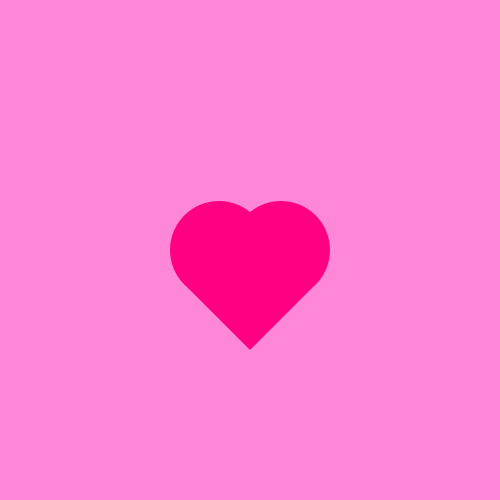
Frame 1 (no input)
Frame 60 (the mouse pressed at the canvas centre just before this capture): identical to frame 1, image omitted
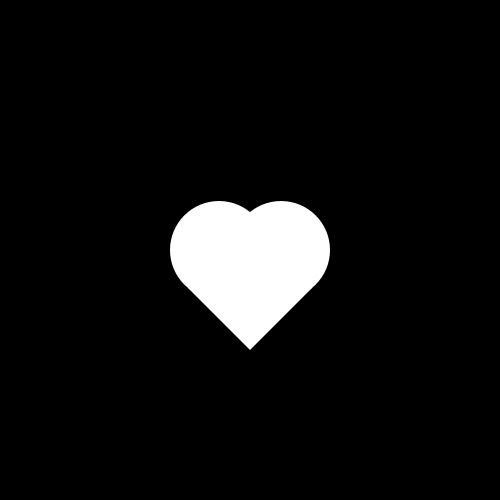
Frame 120 (the mouse held since frame 60 and released just before this capture)

The Processing sketch that drew these frames (run headless with seeded random() and noise(); from frame 60 on, the mouse is pressed at the canvas centre):

// Processing sketch: processing_173168
// ── processing_173168.pde

void setup()
{
size(500, 500);
background(255);
colorMode(HSB, 360, 100, 100);
smooth();
}

void draw()
{
if (mouseX >= 220 && mouseX <= 280 && mouseY >= 220 && mouseY <= 280)
{
if (mousePressed == true)

{
background (0, 100, 0);
fill(0, 0, 100);
noStroke();
translate(width/2, height/2);
ellipse(-31, 0, 98, 98);
ellipse(+31, 0, 98, 98);
triangle(-62, +38, +62, +38, 0, 100);
}
}

else
{
background(320, 47, 100);
fill(329, 100, 100);

noStroke();
translate(width/2, height/2);
ellipse(-31, 0, 98, 98);
ellipse(+31, 0, 98, 98);
triangle(-62, +38, +62, +38, 0, 100);
}}
